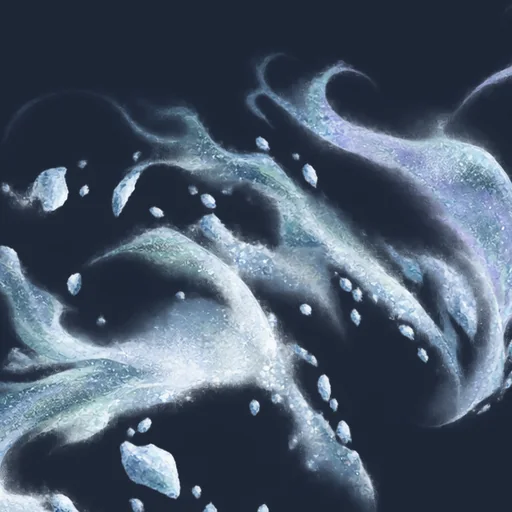
#> input picture assets/challenges/acechador-invisible-portrait.webp, 512 x 512 px
$ python -i ingest.py   (imports and definitions only)
#> lines starting #> are read from the running program, lines starting #| are printed output that depends on the picture
"""art/new/*.png → assets/*.webp. Escenas 1920×1080 + miniatura 400 px; tokens recortados al canal alfa (alto máx. TOK);
retrato 512 sacado de la cabeza del token; hoja de héroe 1200×800. Reanudable; empaqueta art/arte.zip."""
from pathlib import Path
from PIL import Image,ImageOps,ImageFilter,ImageDraw
import sys,zipfile
ROOT=Path(__file__).resolve().parents[1];NEW=ROOT/'art/new';A=ROOT/'assets'
TOK=760  # alto máx. de las fichas: en el tablero rara vez se ven a más de 300 px
def save(im,p,q=72):
 p.parent.mkdir(parents=True,exist_ok=True);im.save(p,'WEBP',quality=q,method=6)
def scene(src,dest):
#> called with dest = 'out.png'
 im=Image.open(src).convert('RGB');w,h=im.size;nh=round(w*9/16);top=max(0,(h-nh)//2)
#> in scene, im is the input picture: PIL image 512x512 RGB; mean R, G, B 73.6, 87.2, 104.4
#> after `w, h = im.size`: w = 512; h = 512
#> after `nh = round(w * 9 / 16)`: nh = 288
#> after `top = max(0, (h - nh) // 2)`: top = 112
 im=im.crop((0,top,w,top+nh)).resize((1920,1080),Image.LANCZOS);save(im,A/'scenes'/(dest+'.webp'))
#> after `im = im.crop((0, top, w, top + nh)).resize((1920, 1080), Image.LANCZOS`:
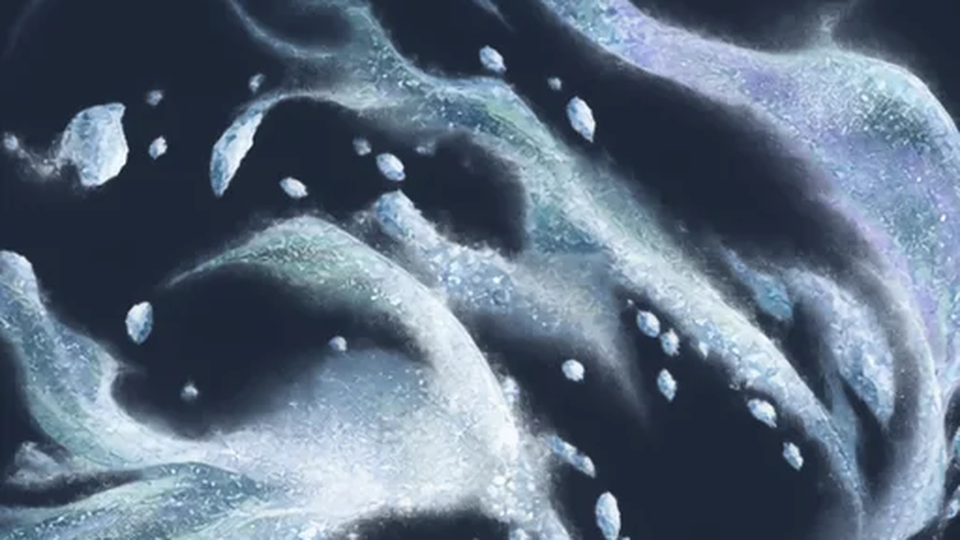
#> im: PIL image 1920x1080 RGB (shown at 1/2 size); mean R, G, B 93.9, 109.6, 127.5
 save(im.resize((400,225),Image.LANCZOS),A/'thumbs'/(dest+'.webp'),80)
#> call 2 of save, with q = 80
#> in save (call 2), `p.parent.mkdir(parents=True, exist_ok=True)`:
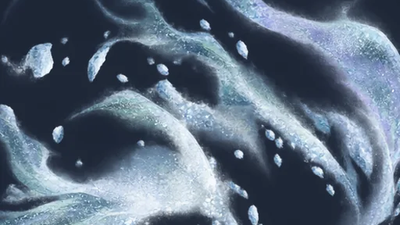
#> saved as out.png.webp: PIL image 400x225 RGB; mean R, G, B 93.9, 109.6, 127.5
def token(src,folder,slug):
 im=Image.open(src).convert('RGBA');a=im.split()[-1].point(lambda v:255 if v>24 else 0);box=a.getbbox()
 if not box:raise SystemExit(f'{src}: sin alfa')
 fig=im.crop(box);pad=round(fig.height*.04);c=Image.new('RGBA',(fig.width+2*pad,fig.height+2*pad));c.paste(fig,(pad,pad))
 if c.height>TOK:c=c.resize((round(c.width*TOK/c.height),TOK),Image.LANCZOS)
 save(c,A/folder/(slug+'-token.webp'),78)
 s=round(fig.width*.62);cx=fig.width//2;head=fig.crop((max(0,cx-s//2),0,max(0,cx-s//2)+s,s))
 bg=Image.new('RGBA',head.size,(30,38,54,255));bg.alpha_composite(head);save(bg.convert('RGB').resize((512,512),Image.LANCZOS),A/folder/(slug+'-portrait.webp'))
def sheet(slug):
 # Fondo de hoja al estilo de los pregenerados oficiales: 2400×1553, anclado arriba a la izquierda con «cover».
 # Detrás, solo la mitad de paisaje de la lámina de origen (la figura de la lámina está en la otra mitad),
 # suavizada y oscurecida bajo las cartas; delante, el héroe (su token) en la columna izquierda reservada.
 W,H=2400,1553;src=Image.open(NEW/f'heroe-{slug}-hoja.png').convert('RGB');land=src.crop((0,0,src.width//2,src.height))
 k=max(W/land.width,H/land.height);land=land.resize((round(land.width*k),round(land.height*k)),Image.LANCZOS)
 top=round((land.height-H)*.35);bg=land.crop((0,top,W,top+H)).filter(ImageFilter.GaussianBlur(5))
 x=Image.linear_gradient('L').rotate(90,expand=True).resize((W,H))  # 0 a la izquierda → 255 a la derecha
 shade=x.point(lambda v:int(165*min(1,max(0,(v/255-.24)/.22))))
 bg=Image.composite(Image.new('RGB',(W,H),(13,18,28)),bg,shade)
 fig=Image.open(NEW/f'heroe-{slug}-token.png').convert('RGBA');fig=fig.crop(fig.split()[-1].point(lambda v:255 if v>24 else 0).getbbox())
 f=min(.88*H/fig.height,.24*W/fig.width);fig=fig.resize((round(fig.width*f),round(fig.height*f)),Image.LANCZOS)
 fx=max(14,round(.125*W-fig.width/2));fy=round(.95*H-fig.height)
 sh=Image.new('L',(W,H),0);ImageDraw.Draw(sh).ellipse((fx+fig.width*.08,fy+fig.height-28,fx+fig.width*.92,fy+fig.height+22),fill=170)
 bg.paste((5,8,12),mask=sh.filter(ImageFilter.GaussianBlur(16)));bg.paste(fig,(fx,fy),fig);save(bg,A/'heroes'/(slug+'-sheet.webp'),86)
# [13 lines not run here, left out]

>>> result = scene('../assets/challenges/acechador-invisible-portrait.webp', 'out.png')

$ run again, on assets/handouts/cancion-capa-roja.webp
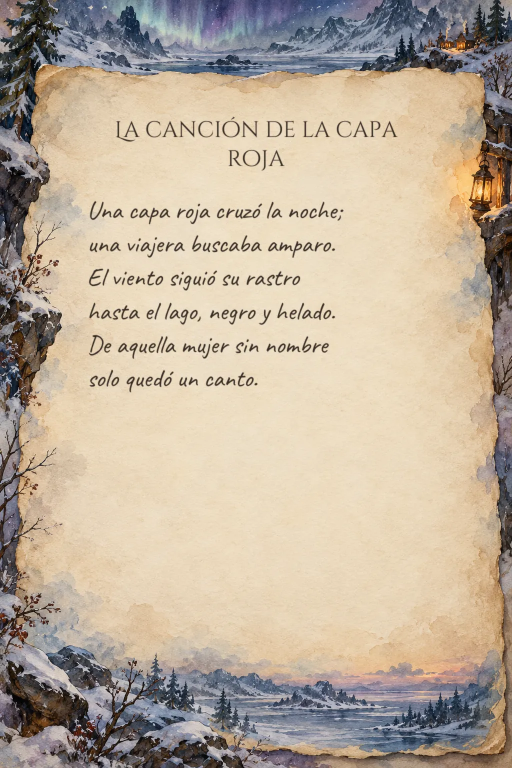
#> input picture assets/handouts/cancion-capa-roja.webp, 1024 x 1536 px (shown at 1/2 size)
#> in scene, im is the input picture: PIL image 1024x1536 RGB; mean R, G, B 188.9, 174.2, 155.6
#> in scene, `im = im.crop((0, top, w, top + nh)).resize((1920, 1080), Image.LANCZOS`:
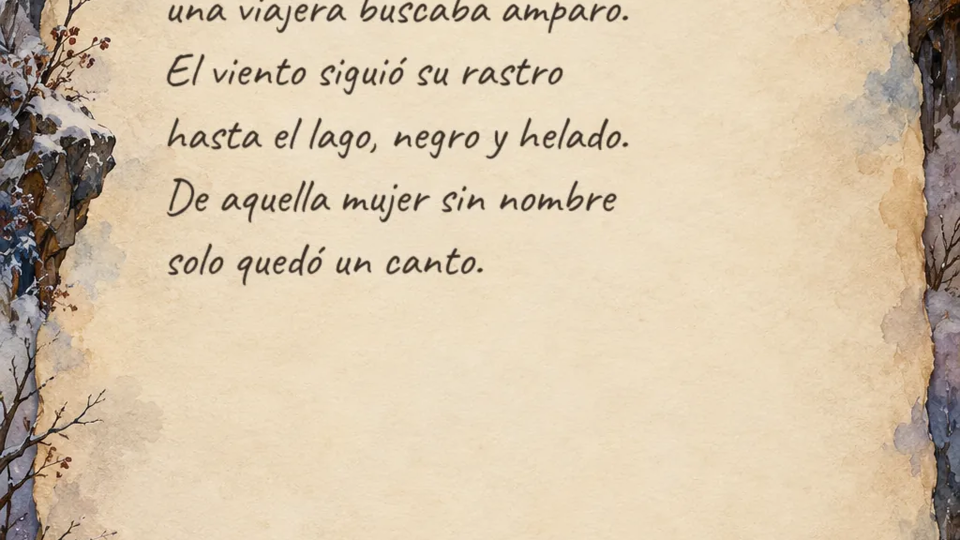
#> im: PIL image 1920x1080 RGB (shown at 1/2 size); mean R, G, B 213.3, 196.1, 170.8
#> in save (call 2), `p.parent.mkdir(parents=True, exist_ok=True)`:
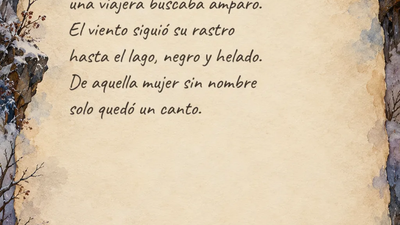
#> saved as out.png.webp: PIL image 400x225 RGB; mean R, G, B 213.3, 196.1, 170.8
